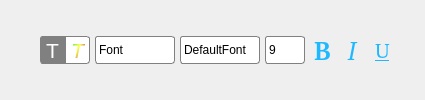
                  <widget class="QWidget" name="text_setting_2">
                   <layout class="QHBoxLayout" name="horizontalLayout_15">
                    <property name="spacing">
                     <number>5</number>
                    </property>
                    <property name="leftMargin">
                     <number>0</number>
                    </property>
                    <property name="topMargin">
                     <number>0</number>
                    </property>
                    <property name="rightMargin">
                     <number>0</number>
                    </property>
                    <property name="bottomMargin">
                     <number>0</number>
                    </property>
                    <item>
                     <layout class="QHBoxLayout" name="horizontalLayout_16">
                      <property name="spacing">
                       <number>0</number>
                      </property>
                      <item>
                       <spacer name="horizontalSpacer_11">
                        <property name="orientation">
                         <enum>Qt::Horizontal</enum>
                        </property>
                        <property name="sizeHint" stdset="0">
                         <size>
                          <width>40</width>
                          <height>20</height>
                         </size>
                        </property>
                       </spacer>
                      </item>
                      <item>
                       <widget class="QPushButton" name="sys_font">
                        <property name="sizePolicy">
                         <sizepolicy hsizetype="Fixed" vsizetype="Fixed">
                          <horstretch>0</horstretch>
                          <verstretch>0</verstretch>
                         </sizepolicy>
                        </property>
                        <property name="minimumSize">
                         <size>
                          <width>25</width>
                          <height>28</height>
                         </size>
                        </property>
                        <property name="maximumSize">
                         <size>
                          <width>25</width>
                          <height>28</height>
                         </size>
                        </property>
                        <property name="font">
                         <font>
                          <pointsize>16</pointsize>
                         </font>
                        </property>
                        <property name="toolTip">
                         <string>System Font</string>
                        </property>
                        <property name="styleSheet">
                         <string notr="true">QPushButton#sys_font
{
border-top-left-radius:3px;
border-bottom-left-radius:3px;
border-color:gray;
background-color:white;
color:gray;
border:1px solid gray;
}
QPushButton#sys_font:checked
{
border-top-left-radius:3px;
border-bottom-left-radius:3px;
border-color:gray;
background-color:gray;
color:white
}
QPushButton#sys_font:unchecked
{
border-top-left-radius:3px;
border-bottom-left-radius:3px;
border-color:gray;
background-color:white;
color:gray;
border:1px solid gray;
}</string>
                        </property>
                        <property name="text">
                         <string>T</string>
                        </property>
                        <property name="checkable">
                         <bool>true</bool>
                        </property>
                        <property name="checked">
                         <bool>true</bool>
                        </property>
                        <property name="autoExclusive">
                         <bool>true</bool>
                        </property>
                       </widget>
                      </item>
                      <item>
                       <widget class="QPushButton" name="color_font">
                        <property name="minimumSize">
                         <size>
                          <width>25</width>
                          <height>28</height>
                         </size>
                        </property>
                        <property name="maximumSize">
                         <size>
                          <width>25</width>
                          <height>28</height>
                         </size>
                        </property>
                        <property name="font">
                         <font>
                          <pointsize>16</pointsize>
                          <italic>true</italic>
                         </font>
                        </property>
                        <property name="toolTip">
                         <string>Personal Font</string>
                        </property>
                        <property name="styleSheet">
                         <string notr="true">QPushButton#color_font
{
border-top-right-radius:3px;
border-bottom-right-radius:3px;
border-color:gray;
background-color:white;
color:qlineargradient(spread:pad, x1:0, y1:0, x2:0.937, y2:0.959773, stop:0 rgba(0, 237, 0, 255), stop:0.505263 rgba(255, 255, 83, 255), stop:1 rgba(146, 0, 73, 255));
border:1px solid gray;
}
QPushButton#color_font:checked
{
border-top-right-radius:3px;
border-bottom-right-radius:3px;
border-color:gray;
background-color:gray;
}
QPushButton#color_font:unchecked
{
border-top-left-radius:3px;
border-bottom-left-radius:3px;
border-color:gray;
background-color:white;
border:1px solid gray;
}</string>
                        </property>
                        <property name="text">
                         <string>T</string>
                        </property>
                        <property name="checkable">
                         <bool>true</bool>
                        </property>
                        <property name="autoExclusive">
                         <bool>true</bool>
                        </property>
                       </widget>
                      </item>
                     </layout>
                    </item>
                    <item>
                     <widget class="QPushButton" name="font_option">
                      <property name="sizePolicy">
                       <sizepolicy hsizetype="Fixed" vsizetype="Fixed">
                        <horstretch>0</horstretch>
                        <verstretch>0</verstretch>
                       </sizepolicy>
                      </property>
                      <property name="minimumSize">
                       <size>
                        <width>80</width>
                        <height>28</height>
                       </size>
                      </property>
                      <property name="maximumSize">
                       <size>
                        <width>80</width>
                        <height>28</height>
                       </size>
                      </property>
                      <property name="layoutDirection">
                       <enum>Qt::RightToLeft</enum>
                      </property>
                      <property name="styleSheet">
                       <string notr="true">QPushButton#font_option
{
border-radius:3px;
border:1px solid gray;
padding:3px;
color:black;
background-color:white;
text-align:left;
}
QPushButton#font_option:hover
{
border:2px solid rgb(1, 124, 255);
padding:2px;
}</string>
                      </property>
                      <property name="text">
                       <string>Font</string>
                      </property>
                      <property name="icon">
                       <iconset resource="../res.qrc">
                        <normaloff>:/res/talk/nnu.png</normaloff>:/res/talk/nnu.png</iconset>
                      </property>
                      <property name="checkable">
                       <bool>true</bool>
                      </property>
                      <property name="autoExclusive">
                       <bool>false</bool>
                      </property>
                     </widget>
                    </item>
                    <item>
                     <widget class="QPushButton" name="font_select">
                      <property name="sizePolicy">
                       <sizepolicy hsizetype="Fixed" vsizetype="Fixed">
                        <horstretch>0</horstretch>
                        <verstretch>0</verstretch>
                       </sizepolicy>
                      </property>
                      <property name="minimumSize">
                       <size>
                        <width>80</width>
                        <height>28</height>
                       </size>
                      </property>
                      <property name="maximumSize">
                       <size>
                        <width>80</width>
                        <height>28</height>
                       </size>
                      </property>
                      <property name="layoutDirection">
                       <enum>Qt::RightToLeft</enum>
                      </property>
                      <property name="styleSheet">
                       <string notr="true">QPushButton#font_select
{
border-radius:3px;
border:1px solid gray;
padding:3px;
color:black;
background-color:white;
text-align:left;
}

QPushButton#font_select:hover
{
border:2px solid rgb(1, 124, 255);
padding:2px;
}</string>
                      </property>
                      <property name="text">
                       <string>DefaultFont</string>
                      </property>
                      <property name="icon">
                       <iconset resource="../res.qrc">
                        <normaloff>:/res/talk/nnu.png</normaloff>:/res/talk/nnu.png</iconset>
                      </property>
                      <property name="checkable">
                       <bool>true</bool>
                      </property>
                      <property name="autoExclusive">
                       <bool>false</bool>
                      </property>
                     </widget>
                    </item>
                    <item>
                     <widget class="QPushButton" name="font_size">
                      <property name="sizePolicy">
                       <sizepolicy hsizetype="Fixed" vsizetype="Fixed">
                        <horstretch>0</horstretch>
                        <verstretch>0</verstretch>
                       </sizepolicy>
                      </property>
                      <property name="minimumSize">
                       <size>
                        <width>40</width>
                        <height>28</height>
                       </size>
                      </property>
                      <property name="maximumSize">
                       <size>
                        <width>40</width>
                        <height>28</height>
                       </size>
                      </property>
                      <property name="layoutDirection">
                       <enum>Qt::RightToLeft</enum>
                      </property>
                      <property name="styleSheet">
                       <string notr="true">QPushButton#font_size
{
border-radius:3px;
border:1px solid gray;
padding:3px;
color:black;
background-color:white;
text-align:left;
}
QPushButton#font_size:hover
{
border:2px solid rgb(1, 124, 255);
padding:2px;
}</string>
                      </property>
                      <property name="text">
                       <string>9</string>
                      </property>
                      <property name="icon">
                       <iconset resource="../res.qrc">
                        <normaloff>:/res/talk/nnu.png</normaloff>:/res/talk/nnu.png</iconset>
                      </property>
                      <property name="checkable">
                       <bool>true</bool>
                      </property>
                      <property name="autoExclusive">
                       <bool>false</bool>
                      </property>
                     </widget>
                    </item>
                    <item>
                     <widget class="QPushButton" name="bold">
                      <property name="minimumSize">
                       <size>
                        <width>25</width>
                        <height>28</height>
                       </size>
                      </property>
                      <property name="maximumSize">
                       <size>
                        <width>25</width>
                        <height>28</height>
                       </size>
                      </property>
                      <property name="font">
                       <font>
                        <family>Bitstream Charter</family>
                        <pointsize>20</pointsize>
                        <weight>75</weight>
                        <bold>true</bold>
                       </font>
                      </property>
                      <property name="toolTip">
                       <string>Blod</string>
                      </property>
                      <property name="styleSheet">
                       <string notr="true">QPushButton#bold
{
background-color:transparent;
color:rgb(29, 184, 255);
border:none;
}
QPushButton#bold:checked
{
border-radius:3px;
border: 1px solid gray;
background-color:qlineargradient(spread:pad, x1:0, y1:0, x2:0, y2:1, stop:0 rgba(0, 0, 0, 10), stop:1 rgba(255, 255, 255, 255));
}
QPushButton#bold:unchecked
{
background-color:transparent;
color:rgb(29, 184, 255);
border:none;
}
QPushButton#bold:hover, QPushButton:unchecked
{
background-color:white;
color:rgb(29, 184, 255);
border-radius:3px;
border: 1px solid gray;
}</string>
                      </property>
                      <property name="text">
                       <string>B</string>
                      </property>
                      <property name="checkable">
                       <bool>true</bool>
                      </property>
                     </widget>
                    </item>
                    <item>
                     <widget class="QPushButton" name="italic">
                      <property name="minimumSize">
                       <size>
                        <width>25</width>
                        <height>28</height>
                       </size>
                      </property>
                      <property name="maximumSize">
                       <size>
                        <width>25</width>
                        <height>28</height>
                       </size>
                      </property>
                      <property name="font">
                       <font>
                        <family>Bitstream Charter</family>
                        <pointsize>20</pointsize>
                        <italic>true</italic>
                       </font>
                      </property>
                      <property name="toolTip">
                       <string>Italic</string>
                      </property>
                      <property name="styleSheet">
                       <string notr="true">QPushButton#italic
{
background-color:transparent;
color:rgb(29, 184, 255);
border:none;
}
QPushButton#italic:checked
{
border-radius:3px;
border: 1px solid gray;
background-color:qlineargradient(spread:pad, x1:0, y1:0, x2:0, y2:1, stop:0 rgba(0, 0, 0, 10), stop:1 rgba(255, 255, 255, 255));
}
QPushButton#italic:unchecked
{
background-color:transparent;
color:rgb(29, 184, 255);
border:none;
}
QPushButton#italic:hover, QPushButton:unchecked
{
background-color:white;
color:rgb(29, 184, 255);
border-radius:3px;
border: 1px solid gray;
}</string>
                      </property>
                      <property name="text">
                       <string>I</string>
                      </property>
                      <property name="checkable">
                       <bool>true</bool>
                      </property>
                     </widget>
                    </item>
                    <item>
                     <widget class="QPushButton" name="underline">
                      <property name="minimumSize">
                       <size>
                        <width>25</width>
                        <height>28</height>
                       </size>
                      </property>
                      <property name="maximumSize">
                       <size>
                        <width>25</width>
                        <height>28</height>
                       </size>
                      </property>
                      <property name="font">
                       <font>
                        <family>Bitstream Charter</family>
                        <pointsize>16</pointsize>
                        <weight>50</weight>
                        <bold>false</bold>
                        <underline>true</underline>
                       </font>
                      </property>
                      <property name="toolTip">
                       <string>Underline</string>
                      </property>
                      <property name="styleSheet">
                       <string notr="true">QPushButton#underline
{
background-color:transparent;
color:rgb(29, 184, 255);
border:none;
}
QPushButton#underline:checked
{
border-radius:3px;
border: 1px solid gray;
background-color:qlineargradient(spread:pad, x1:0, y1:0, x2:0, y2:1, stop:0 rgba(0, 0, 0, 10), stop:1 rgba(255, 255, 255, 255));
}
QPushButton#underline:unchecked
{
background-color:transparent;
color:rgb(29, 184, 255);
border:none;
}
QPushButton#underline:hover, QPushButton:unchecked
{
background-color:white;
color:rgb(29, 184, 255);
border-radius:3px;
border: 1px solid gray;
}</string>
                      </property>
                      <property name="text">
                       <string>U</string>
                      </property>
                      <property name="checkable">
                       <bool>true</bool>
                      </property>
                     </widget>
                    </item>
                    <item>
                     <widget class="QPushButton" name="color_option">
                      <property name="minimumSize">
                       <size>
                        <width>25</width>
                        <height>28</height>
                       </size>
                      </property>
                      <property name="maximumSize">
                       <size>
                        <width>25</width>
                        <height>28</height>
                       </size>
                      </property>
                      <property name="toolTip">
                       <string>Color</string>
                      </property>
                      <property name="styleSheet">
                       <string notr="true">QPushButton#color_option
{
background-color:transparent;
border:1px solid transparent;
image: url(:/res/talk/oid.png);
}
QPushButton#color_option:hover
{
border-radius:3px;
background-color:white;
border:1px solid gray;
}
QPushButton#color_option:pressed
{
border-radius:3px;
background-color: rgba(255,255,255,120);
border:1px solid gray;
}</string>
                      </property>
                      <property name="text">
                       <string/>
                      </property>
                     </widget>
                    </item>
                   </layout>
                  </widget>
